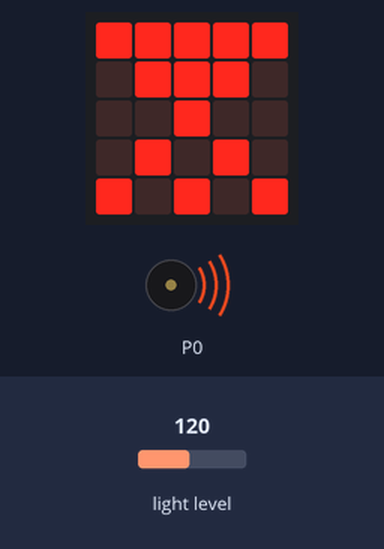
The program below on a simulated BBC micro:bit (MakeCode). Shown: the board's 5×5 LED display, buzzer (waves = sounding). The test bench sets the inputs (shaded band); at power-on: light level 120.

Above: at 4.4 s.
4.5 s: light level set to 12
13.6 s: light level set to 9
At 14.2 s:
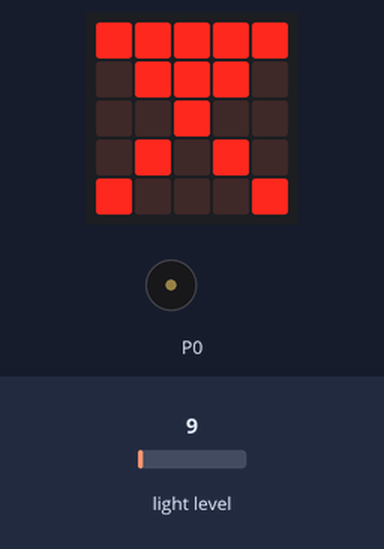
18.4 s: light level set to 64
At 18.62 s:
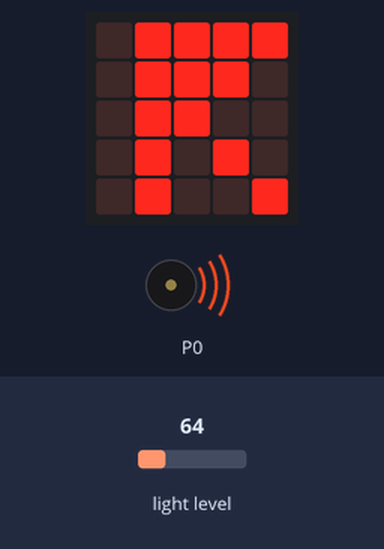
27.5 s: light level set to 5
At 27.84 s:
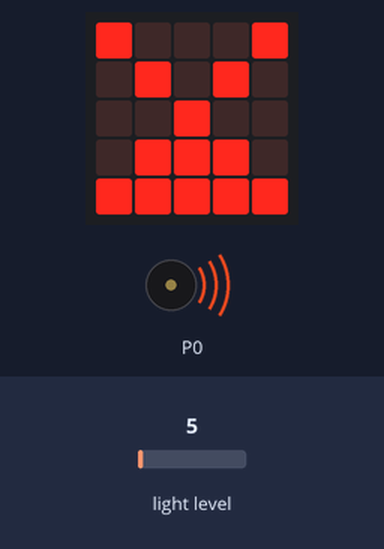
32.3 s: light level set to 128
At 33.04 s:
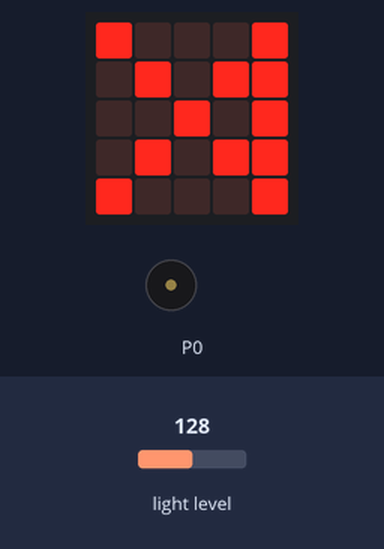
Timing chart, 0 to 38.1 s (numbered marks = the images above; inputs shaded):
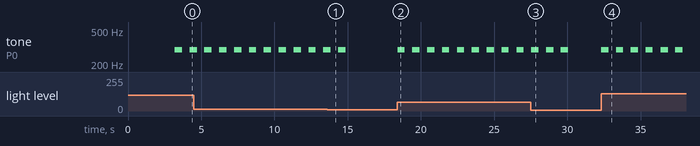

Measured:
- the behaviour switches between 11 and 10 on light level (found by bisection; images 0 and 1)
- after the input at 13.6 s, tone on P0: goes on until 14.9 s, then stays silent
- after the input at 18.4 s, tone on P0: alternates 294 Hz for 0.50 s and silent for 0.51 s, starting at once
- after the input at 27.5 s, tone on P0: goes on until 30.1 s, then stays silent
- after the input at 32.3 s, tone on P0: alternates 294 Hz for 0.50 s and silent for 0.51 s, starting at once
- by itself, tone on P0: alternates 294 Hz for 0.50 s and silent for 0.51 s
- what the display in image 0 shows lasts 0.4 s, from 4.0 s to 4.4 s

The program:

main.ts
```typescript
basic.showLeds(`
    . . . . .
    . # # # .
    . # # # .
    . # # # .
    . . . . .
    `)
basic.showLeds(`
    . . . . .
    . # # # .
    . . # # .
    . # # # .
    . . . . .
    `)
basic.showLeds(`
    . . . . .
    . # # # .
    . # . # .
    . # # # .
    . . . . .
    `)
basic.showLeds(`
    . . . . .
    . # # # .
    . # # . .
    . # # # .
    . . . . .
    `)
basic.showLeds(`
    . . . . .
    . # # # .
    . # # # .
    . # # # .
    . . . . .
    `)
basic.showLeds(`
    . . . . .
    . . . . .
    . # . # .
    . # # # .
    . . . . .
    `)
basic.showLeds(`
    . . . . .
    . . . . .
    # . . . #
    . # . # .
    . . # . .
    `)
basic.showLeds(`
    . . . . .
    . . . . .
    . . . . .
    . . . . .
    # # # # #
    `)
basic.forever(function () {
    if (input.lightLevel() > 10) {
        music.playMelody("D - D - D - D - ", 120)
    }
})
basic.forever(function () {
    basic.showLeds(`
        # # # # #
        . # # # .
        . . # . .
        . # . # .
        # . . . #
        `)
    basic.showLeds(`
        # # # # #
        . # # # .
        . . # . .
        . # # # .
        # . . . #
        `)
    basic.showLeds(`
        # # # # #
        . # # # .
        . . # . .
        . # . # .
        # . # . #
        `)
    basic.showLeds(`
        # # # # #
        . # # # .
        . . # . .
        . # # # .
        # . # . #
        `)
    basic.showLeds(`
        # # # # #
        . # # # .
        . . # . .
        . # . # .
        # # # . #
        `)
    basic.showLeds(`
        # # # # #
        . # # # .
        . . # . .
        . # # # .
        # # # . #
        `)
    basic.showLeds(`
        # # # # #
        . # # # .
        . . # . .
        . # . # .
        # # # # #
        `)
    basic.showLeds(`
        # . . . #
        . # . # .
        . . # . .
        . # # # .
        # # # # #
        `)
    basic.showLeds(`
        # . . . #
        # # . # .
        # # # . .
        # # . # .
        # . . . #
        `)
    basic.showLeds(`
        # # # # #
        . # # # .
        . . # . .
        . # . # .
        # . . . #
        `)
    basic.showLeds(`
        # # # # #
        # # # # .
        # . # . .
        # # . # .
        # . . . #
        `)
    basic.showLeds(`
        . # # # #
        . # # # .
        . # # . .
        . # . # .
        . # . . #
        `)
    basic.showLeds(`
        . . # # #
        . . # # .
        . . # . .
        . . # # .
        . . # . #
        `)
    basic.showLeds(`
        . . . # #
        . . . # .
        . . . # .
        . . . # .
        . . . # #
        `)
    basic.showLeds(`
        . . . . #
        . . . . #
        . . . . #
        . . . . #
        . . . . #
        `)
    basic.showLeds(`
        . . . . .
        . . . . .
        . . . . .
        . . . . .
        . . . . .
        `)
    basic.showLeds(`
        # . . . .
        # . . . .
        # . . . .
        # . . . .
        # . . . .
        `)
    basic.showLeds(`
        # # . . .
        . # . . .
        . # . . .
        . # . . .
        # # . . .
        `)
    basic.showLeds(`
        # . # . .
        . # # . .
        . . # . .
        . # # . .
        # . # . .
        `)
    basic.showLeds(`
        # . . # .
        . # . # .
        . . # # .
        . # . # .
        # . . # .
        `)
    basic.showLeds(`
        # . . . #
        . # . # #
        . . # . #
        . # . # #
        # . . . #
        `)
    basic.showLeds(`
        # . . . #
        . # . # .
        . . # . .
        . # . # .
        # . . . #
        `)
    basic.showLeds(`
        # . # . #
        . # . # .
        . . # . .
        . # . # .
        # . . . #
        `)
    basic.showLeds(`
        # . . . #
        . # # # .
        . . # . .
        . # . # .
        # . . . #
        `)
    basic.showLeds(`
        # # . . #
        . # # # .
        . . # . .
        . # . # .
        # . . . #
        `)
    basic.showLeds(`
        # # # . #
        . # # # .
        . . # . .
        . # . # .
        # . . . #
        `)
    basic.showLeds(`
        # # # # #
        . # # # .
        . . # . .
        . # . # .
        # . . . #
        `)
})
```

test.ts
```typescript
// Hier kann man Tests durchführen; diese Datei wird nicht kompiliert, wenn dieses Paket als Erweiterung verwendet wird.
```
